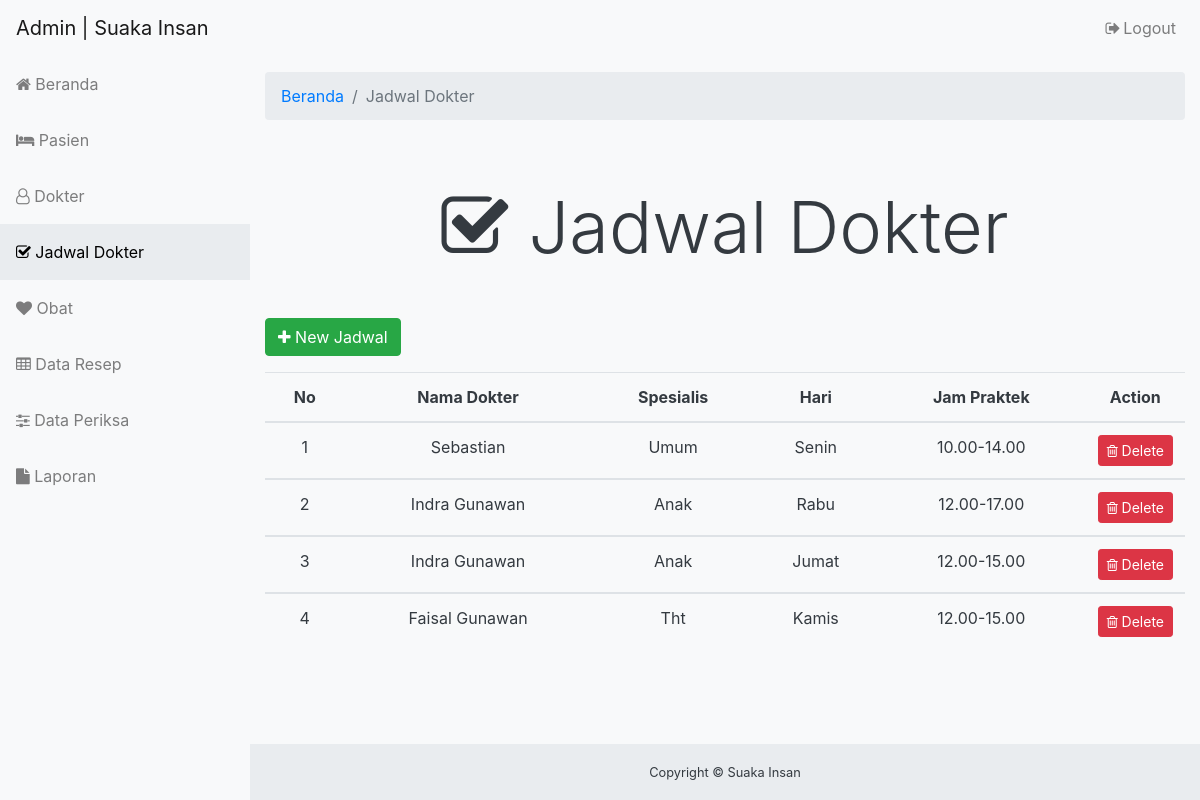
Screenshot of /admin/jadwal.php (signed in) with the database file from the repository.
### tables this page shows
CREATE TABLE IF NOT EXISTS `jadwal_dokter` (
  `id_jadwal` int(11) NOT NULL,
  `id_dokter` int(11) NOT NULL,
  `hari` varchar(20) NOT NULL,
  `jam_kerja` varchar(20) NOT NULL
);

CREATE TABLE IF NOT EXISTS `dokter` (
  `id_dokter` int(11) NOT NULL,
  `nama_dokter` varchar(50) NOT NULL,
  `alamat` varchar(50) NOT NULL,
  `spesialis` varchar(50) NOT NULL,
  `telp` varchar(15) NOT NULL
);

### class/jadwal.php (called while the page is built, shortened)
<?php
class Jadwal{
	private $koneksi;
	public function __construct($koneksi){
		$this->koneksi = $koneksi;
	}
	public function ReadQuery(){
		$sql = "SELECT jadwal_dokter.id_jadwal, jadwal_dokter.id_dokter, dokter.nama_dokter, dokter.spesialis, jadwal_dokter.hari, jadwal_dokter.jam_kerja
						FROM jadwal_dokter
						JOIN dokter ON jadwal_dokter.id_dokter = dokter.id_dokter";
		$result = $this->koneksi->query($sql);
		return $result;
	}
}
?>

### admin/jadwal.php (the view, shortened to what this page needs)
<?php
if(!isset($_SESSION['admin'])){
	header('location:login.php');
}else{
include_once('header.php');
?>
	  <div class="content-wrapper bg-light">
	    <div class="container-fluid">
	      <ol class="breadcrumb">
	        <li class="breadcrumb-item">
	          <a href="../admin/">Beranda</a>
	        </li>
	        <li class="breadcrumb-item active">Jadwal Dokter</li>
	      </ol>
	      <div class="row">
	        <div class="col-12">
	          <h1 class="display-3 text-center my-5">
					  	<i class="fa fa-check-square-o"></i>
					  	Jadwal Dokter
						</h1>
	          <div class="form-group">
	          	<button class="btn btn-success" class="btn btn-primary" data-toggle="modal" data-target="#add-jadwal">
		          	<i class="fa fa-plus"></i>
		          	New Jadwal
	          	</button>
	          </div>
	          <table class="table table-hover text-center text-capitalize">
	          	<thead>
	          		<tr>
	          			<th>No</th>
	          			<th>Nama Dokter</th>
	          			<th>Spesialis</th>
	          			<th>Hari</th>
	          			<th>Jam Praktek</th>
	          			<th width="5%">Action</th>
	          		</tr>
	          	</thead>
<?php
include_once('../class/jadwal.php');
$jadwal = new Jadwal($koneksi);
$result = $jadwal->ReadQuery();
$no =1;
while($row = $result->fetch_assoc()){
?>
	          	<tbody>
	          		<tr>
	          			<td><?=$no?></td>
	          			<td><?=$row['nama_dokter']?></td>
	          			<td><?=$row['spesialis']?></td>
	          			<td><?=$row['hari']?></td>
	          			<td><?=$row['jam_kerja']?></td>
	          			<td>
	          				<a href="delete-jadwal.php?id=<?=$row['id_jadwal']?>" class="btn btn-sm btn-danger">
		          				<i class="fa fa-trash-o"></i>
		          				 Delete
	          				</a>
	          			</td>
	          		</tr>
	          	</tbody>
<?php
$no++;
}
?>
	          </table>
	        </div>
	      </div>
	    </div>
		</div>
<?php
include_once('footer.php');
}
?>

### rows the page displays
jadwal_dokter: id_dokter.nama_dokter "Sebastian", id_dokter.spesialis "Umum", hari "Senin", jam_kerja "10.00-14.00"
jadwal_dokter: id_dokter.nama_dokter "Indra Gunawan", id_dokter.spesialis "Anak", hari "Rabu", jam_kerja "12.00-17.00"
jadwal_dokter: id_dokter.nama_dokter "Indra Gunawan", id_dokter.spesialis "Anak", hari "Jumat", jam_kerja "12.00-15.00"
jadwal_dokter: id_dokter.nama_dokter "Faisal Gunawan", id_dokter.spesialis "Tht", hari "Kamis", jam_kerja "12.00-15.00"
